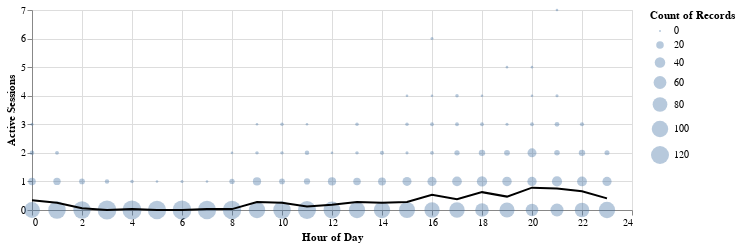

Notebook code cell kept with this figure:
### Markdown cell above
This plot tells us the maximum number of concurrent sessions that has occured, by day of the week. From this plot, we know that plaicraft should have seven licenses to account for the absolute maximum.

### Code cell
sessions_data_plot = alt.Chart(sessions_preds).mark_point(opacity = 0.4, filled = True).encode(
    x = alt.X('hour').title('Hour of Day'),
    y = alt.Y('active_sessions').title('Active Sessions'),
    size = 'count():Q'
)

sessions_pred_line = alt.Chart(sessions_preds).mark_line(color = 'black').encode(
    x = 'hour', y='predictions')

sessions_plot = alt.layer(sessions_data_plot, sessions_pred_line).properties(width = 600, height = 200)
sessions_plot

### Figure 1 — Vega-Lite specification as saved in the notebook (floating-point values rounded to 4 significant figures; data arrays with more than 128 entries replaced by an {"elided": "..."} marker saying what was removed)
{"config": {"view": {"continuousWidth": 300, "continuousHeight": 300}}, "layer": [{"mark": {"type": "point", "filled": true, "opacity": 0.4}, "encoding": {"size": {"aggregate": "count", "type": "quantitative"}, "x": {"field": "hour", "title": "Hour of Day", "type": "quantitative"}, "y": {"field": "active_sessions", "title": "Active Sessions", "type": "quantitative"}}}, {"mark": {"type": "line", "color": "black"}, "encoding": {"x": {"field": "hour", "type": "quantitative"}, "y": {"field": "predictions", "type": "quantitative"}}}], "data": {"name": "data-6a69d0c6f37ec53c328d7d361472a093"}, "height": 200, "width": 600, "$schema": "https://vega.github.io/schema/vega-lite/v5.17.0.json", "datasets": {"data-6a69d0c6f37ec53c328d7d361472a093": {"elided": "3114 records"}}}
